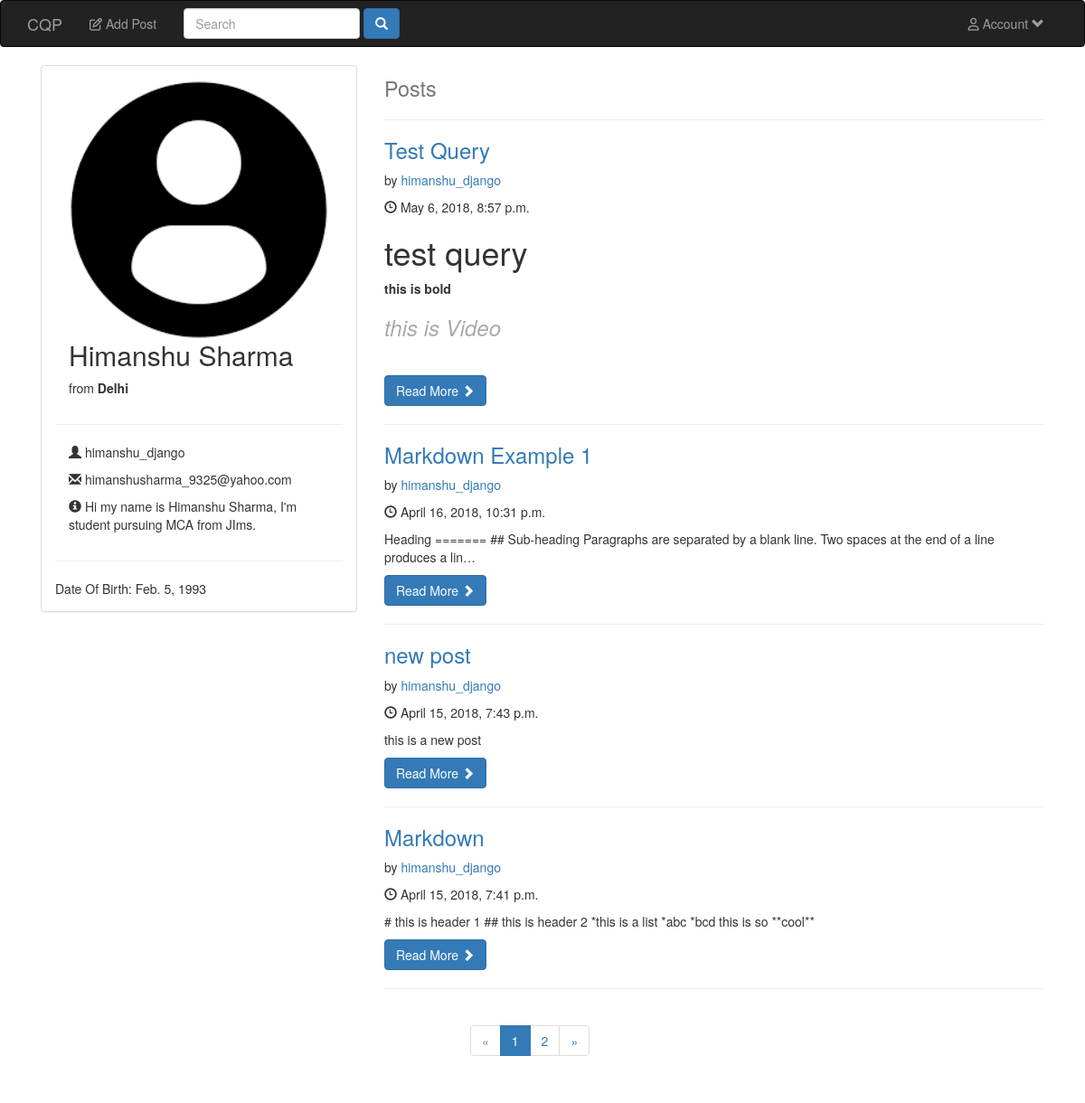
The app's page /home/ (signed in), older data.
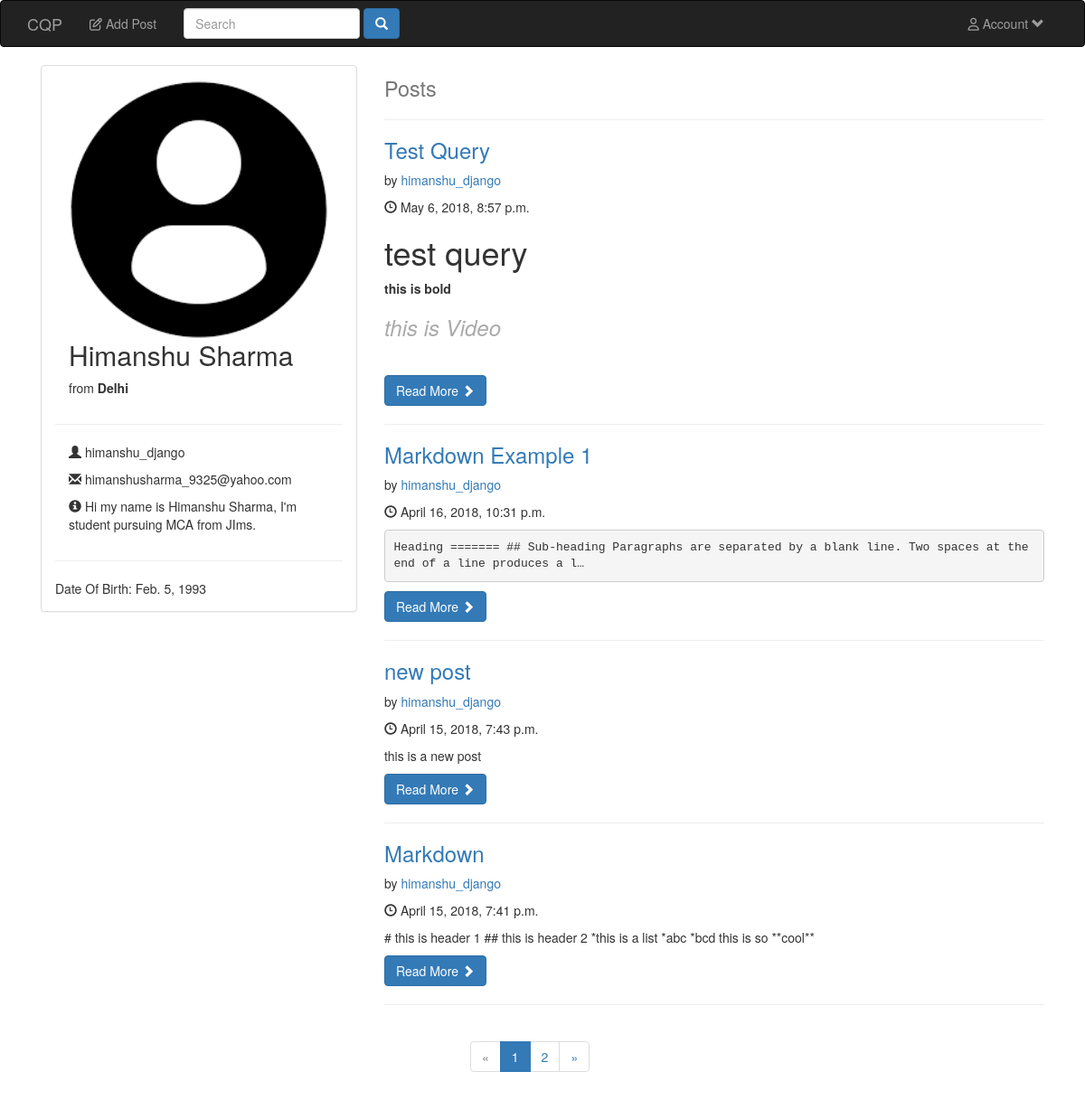
The same page, newer data.
### Posts/models.py (models this page shows, shortened)
class Post(models.Model):
    title = models.CharField(verbose_name='Query Title', max_length=180)
    date = models.DateTimeField(auto_now=False, auto_now_add=True)
    user = models.ForeignKey(User, on_delete=models.CASCADE)
    body = RichTextUploadingField(verbose_name='Query Description', config_name='custom')
    def get_absolute_url(self):
        return reverse("post_detail", args=str(self.id))

### Posts/views.py (the view)
# urls.py: path('home/', post_views.PostList.as_view(), name='home'),
class PostList(ListView):
    model = Post
    template_name = 'posts.html'
    extra_context = {"prof": Profile.objects.all()}
    context_object_name = 'posts'
    paginate_by = 4
    queryset = Post.objects.order_by('-date')  # Default: Model.objects.all()

### templates/posts.html (shortened to what this page needs)
{% extends 'base.html' %}
{% load staticfiles %}
{% block content %}
    {% if user.is_authenticated %}
        <div class="container-fluid">
        <div class="container col-md-4">
            <div class="panel panel-default">
                <div class="panel-body">
                <div class="col-md-12">
                    {% if user.profile.avatar %}
                        <img src="{{ user.profile.avatar.url }}" class="img-circle img-responsive" width="100%" height="20%">
                    {% else %}
                        <img alt="{{ user.first_name }} pic" src="https://x1.xingassets.com/assets/frontend_minified/img/users/nobody_m.original.jpg" class="img-circle img-responsive" width="280" height="280">
                    {% endif %}
                </div>
                <div class="container-fluid">
                      <h2>{{ user.first_name }} {{ user.last_name }}</h2>
                      <p>from   <b>{{ user.profile.location }}</b></p>
                  </div>
                  <hr>
                  <ul class="container-fluid" >
                      <p><span class="glyphicon glyphicon-user one"></span> {{ user.username }}</p>
                      <p><span class="glyphicon glyphicon-envelope one"></span> {{ user.email }}</p>
                      <p><span class="glyphicon glyphicon-info-sign"></span> {{ user.profile.bio }}</p>
                  </ul>
                  <hr>
                  <span>Date Of Birth: {{ user.profile.birth_date }}</span>
          </div>
      </div>
</div>
<div class="col-md-8">
                    <h1 class="media-heading">
                    <small>Posts</small>
                </h1><hr/>
            {% for post in object_list %}
                <h3>
                    <a href="{{ post.get_absolute_url }}">{{ post.title }}</a>
                </h3>
                <p class="new">
                    by <a>{{ post.user.username }}</a>
                </p>
                <p><span class="glyphicon glyphicon-time"></span> {{ post.date }}</p>
                    <p>{% autoescape off %}{{ post.body|truncatechars_html:120|safe }}{% endautoescape %}</p>
                <a class="btn btn-primary" href="{{ post.get_absolute_url }}">Read More <span class="glyphicon glyphicon-chevron-right"></span></a>
                <hr>
            {% endfor %}
</div>
        <div class="container col-md-6 col-md-offset-5">
        {% if is_paginated %}
  <ul class="pagination">
    {% if page_obj.has_previous %}
      <li><a href="?page={{ page_obj.previous_page_number }}">&laquo;</a></li>
    {% else %}
      <li class="disabled"><span>&laquo;</span></li>
    {% endif %}
    {% for i in paginator.page_range %}
      {% if page_obj.number == i %}
        <li class="active"><span>{{ i }} <span class="sr-only">(current)</span></span></li>
      {% else %}
        <li><a href="?page={{ i }}">{{ i }}</a></li>
      {% endif %}
    {% endfor %}
    {% if page_obj.has_next %}
      <li><a href="?page={{ page_obj.next_page_number }}">&raquo;</a></li>
    {% else %}
      <li class="disabled"><span>&raquo;</span></li>
    {% endif %}
  </ul>
{% endif %}
</div>
        </div>
    {% endif %}
{% endblock %}

Row changes from the older to the newer data that the page shows:
changed Post "Markdown Example 1": body "Heading ======= ## Sub-heading Paragraphs are separated by a blank line. Two spaces at the end of a line produces a lin…" → "Heading ======= ## Sub-heading Paragraphs are separated by a blank line. Two spaces at the end of a line produces a l…"
